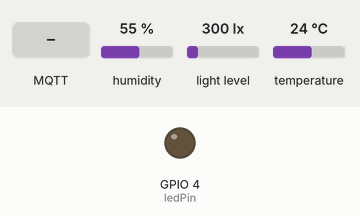
This sketch was run on a simulated ESP32. Parts: output pins drawn as LEDs (lit = HIGH). The inputs (shaded band) are chosen by the test bench; at power-on: light level 300 lx, humidity 55 %, temperature 24 °C. WiFi joins after 1.5 s; servers stay silent unless stated; no MQTT or app messages arrive unless stated; what the sketch prints to the serial monitor is not drawn.

Above: at 2.7 s.
2.8 s: MQTT message "on" arrives on the first subscribed topic
At 3.2 s:
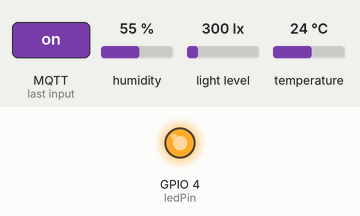
8.0 s: light level set to 106 lx
11.2 s: light level set to 92 lx
At 16.0 s:
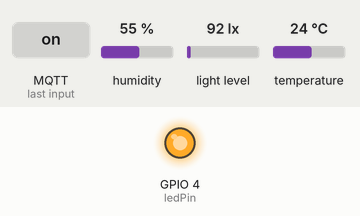
16.5 s: light level set to 500 lx
At 21.0 s:
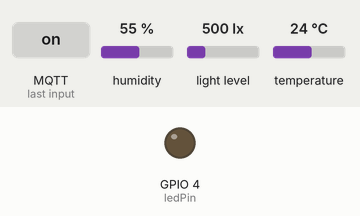
Timing chart, 0 to 22.5 s (numbered marks = the images above; inputs shaded):
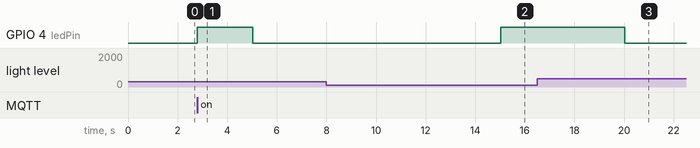

The sketch:

IoT_Chicken_Coop.ino
```cpp
#include <WiFi.h>  // Include the WiFi library for ESP32
#include <PubSubClient.h>  // Include the MQTT library for ESP32
#include <DHT.h>  // Include the DHT sensor library

// Add the library for the light sensor
#include <Wire.h>  // Include the Wire library for I2C communication
#include <BH1750.h>  // Include the BH1750 library for light sensor

// Replace the next variables with your SSID/Password combination
const char* ssid = "GOOVAERTSBUREAU";  // WiFi network SSID
const char* password = "0475876973";  // WiFi network password

// Add your MQTT Broker IP address (You can find your ip with the "ifconfig" command in Debian/Ubuntu)
const char* mqtt_server = "192.168.0.146";  // MQTT Broker IP address

WiFiClient espClient;  // Create a WiFi client
PubSubClient client(espClient);  // Create an MQTT client
long lastMsg = 0;  // Variable to store the last time a message was sent
char msg[50];  // Buffer to hold MQTT message
int value = 0;  // Variable to hold a value

#define DHTPIN 15  // Pin where DHT11 is connected
#define DHTTYPE DHT11  // Type DHT-sensor

DHT dht(DHTPIN, DHTTYPE);  // Create a DHT sensor instance
float temperature = 0;  // Variable to hold temperature value
float humidity = 0;  // Variable to hold humidity value

// LED Pin
const int ledPin = 4;  // Define the pin connected to the LED

// Define the pins for the light sensor BH1750
#define SDA_PIN 21  // Define the SDA pin for I2C communication
#define SCL_PIN 22  // Define the SCL pin for I2C communication

// Create an instance of the light sensor BH1750
BH1750 lightSensor;  // Create a BH1750 sensor instance

void setup() {
  Serial.begin(115200);  // Start serial communication
  dht.begin();  // Initialize DHT sensor

  // Initialize the light sensor
  Wire.begin(SDA_PIN, SCL_PIN);  // Initialize I2C communication
  lightSensor.begin();  // Initialize light sensor

  // Make sure you use the right port (1883 by default) If no connection is made, check the listener port on the mqtt broker.
  setup_wifi();  // Call function to set up WiFi connection
  client.setServer(mqtt_server, 1883);  // Set MQTT server and port
  client.setCallback(callback);  // Set callback function for MQTT

  pinMode(ledPin, OUTPUT);  // Set LED pin as output
}

void setup_wifi() {
  delay(10);
  // We start by connecting to a WiFi network
  Serial.println();
  Serial.print("Connecting to ");
  Serial.println(ssid);

  WiFi.begin(ssid, password);  // Connect to WiFi network

  while (WiFi.status() != WL_CONNECTED) {  // Wait for WiFi connection
    delay(500);
    Serial.print(".");
  }

  Serial.println("");
  Serial.println("WiFi connected");
  Serial.println("IP address: ");
  Serial.println(WiFi.localIP());  // Print local IP address
}

void callback(char* topic, byte* message, unsigned int length) {
  Serial.print("Message arrived on topic: ");
  Serial.print(topic);
  Serial.print(". Message: ");
  String messageTemp;

  for (int i = 0; i < length; i++) {
    Serial.print((char)message[i]);
    messageTemp += (char)message[i];
  }
  Serial.println();

  // If a message is received on the topic esp32/output, you check if the message is either "on" or "off".
  // Changes the output state according to the message
  if (String(topic) == "esp32/output") {
    Serial.print("Changing output to ");
    if(messageTemp == "on"){
      Serial.println("on");
      digitalWrite(ledPin, HIGH);
    }
    else if(messageTemp == "off"){
      Serial.println("off");
      digitalWrite(ledPin, LOW);
    }
  }
}

void reconnect() {
  // Loop until we're reconnected
  while (!client.connected()) {
    Serial.print("Attempting MQTT connection...");
    // Attempt to connect
    if (client.connect("ESP8266Client")) {
      Serial.println("connected");
      // Subscribe
      client.subscribe("esp32/output");
    } else {
      Serial.print("failed, rc=");
      Serial.print(client.state());
      Serial.println(" try again in 5 seconds");
      // Wait 5 seconds before retrying
      delay(5000);
    }
  }
}

void loop() {
  if (!client.connected()) {
    reconnect();
  }
  client.loop();

  long now = millis();
  if (now - lastMsg > 5000) {  // Send MQTT messages every 5 seconds
    lastMsg = now;

    // Read temperature and humidity from DHT sensor
    temperature = dht.readTemperature();
    humidity = dht.readHumidity();

    // Read light level from light sensor
    float lightLevel = lightSensor.readLightLevel();
    Serial.print("Light Level: ");
    Serial.println(lightLevel);

    // Turn on LED if it's dark
    if (lightLevel < 100) {  // Adjust this threshold based on your light sensor readings
      digitalWrite(ledPin, HIGH);
    } else {
      digitalWrite(ledPin, LOW);
    }

    // Convert the values to char arrays
    char tempString[8];
    dtostrf(temperature, 1, 2, tempString);
    Serial.print("Temperature: ");
    Serial.println(tempString);
    client.publish("esp32/temperature", tempString);  // Publish temperature value to MQTT

    char humString[8];
    dtostrf(humidity, 1, 2, humString);
    Serial.print("Humidity: ");
    Serial.println(humString);
    client.publish("esp32/humidity", humString);  // Publish humidity value to MQTT

    // Publish light level data
    char lightString[8];
    dtostrf(lightLevel, 1, 2, lightString);
    Serial.print("Light Level: ");
    Serial.println(lightString);
    client.publish("esp32/light_level", lightString);  // Publish light level value to MQTT
  }
}
```

Measured:
- after the input at 2.8 s, GPIO 4 (ledPin): LOW → HIGH at once, → LOW 2.2 s later
- after the input at 8.0 s, every drawn part: stays the same
- after the input at 11.2 s, GPIO 4 (ledPin): LOW → HIGH after 3.8 s
- after the input at 16.5 s, GPIO 4 (ledPin): HIGH → LOW after 3.5 s
